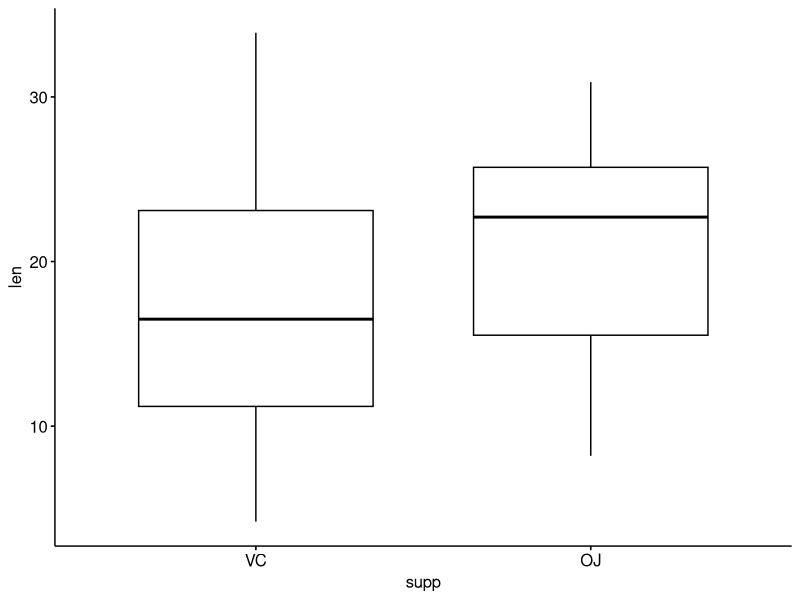
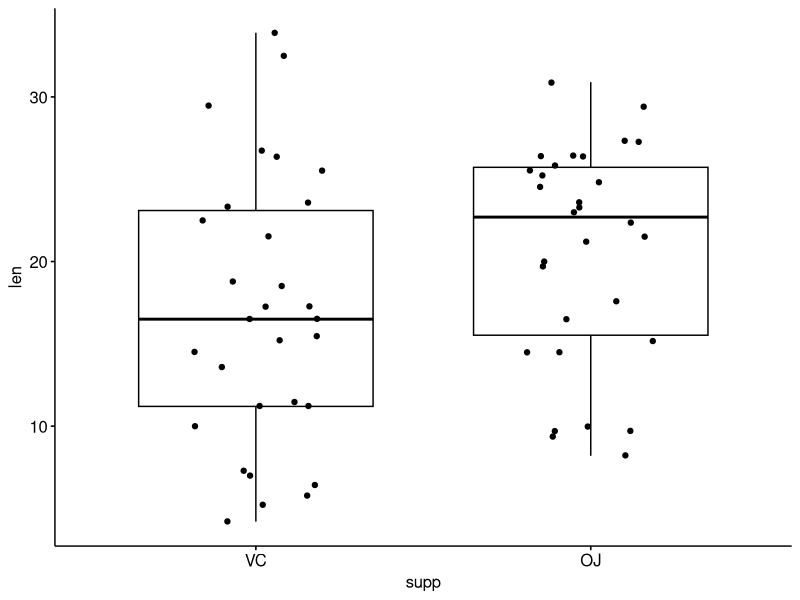
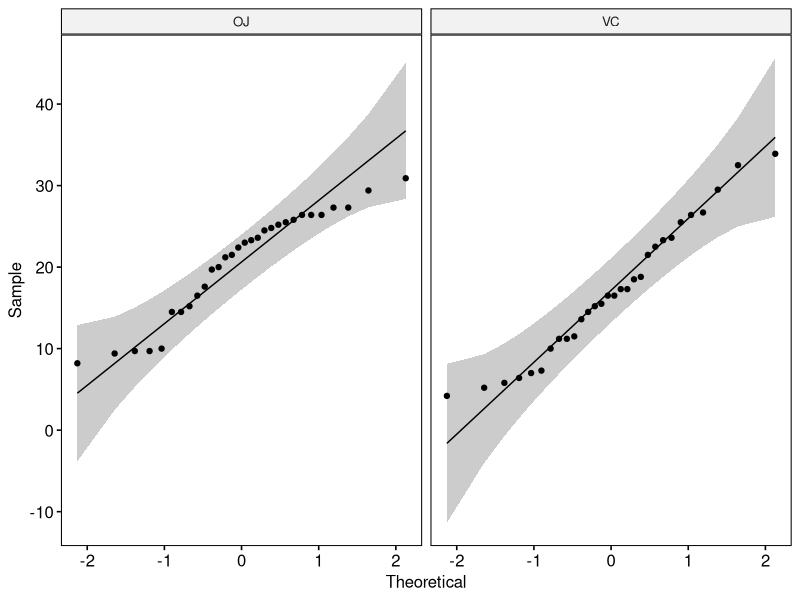
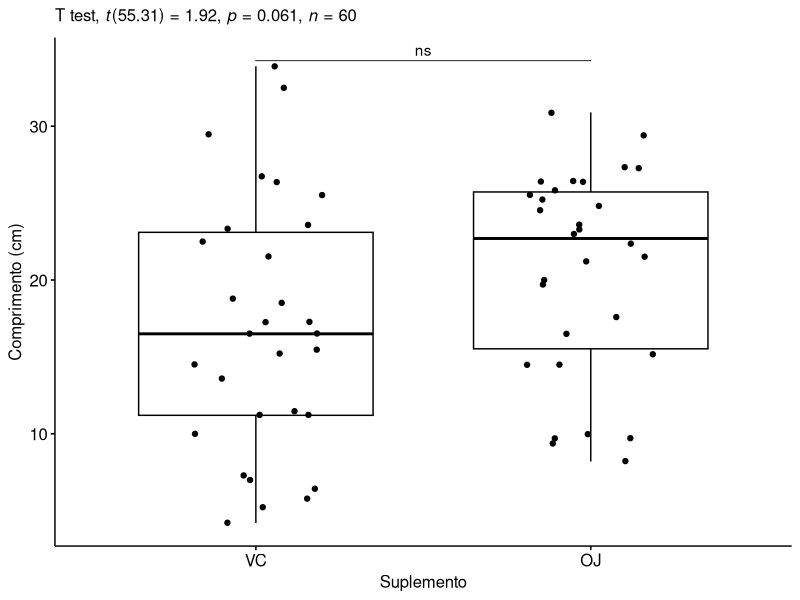

Recreate these plots in R, in order.
#Estatística Paramétrica e não Paramétrica
#Dia 2: Exercício teste-t para amostras independentes
#Professora: Edneide Ramalho


#1. Importando as bibliotecas -----
library(tidyverse)
library(ggpubr)
library(rstatix)

#Erro ao importar a biblioteca tidyverse: there is no package called ‘reprex’
#Para corrigir o erro, instalei a biblioteca "reprex"
install.packages("reprex", dependencies = TRUE)

#2. Importando os dados -----
library(readxl)
tooth_growth <- read_excel("ToothGrowth.xlsx")

#3. Teste t -----

#3.1 Estatística descritiva -----

#Visão geral das variáveis na base de dados

#Erro ao chamar a função glimpse: could not find function "glimpse"
#Para contornar o erro importei a biblioteca "dplyr" antes de rodar a função glimpse
library(dplyr)
glimpse(tooth_growth)

#Quantas observações há em cada grupo de suplemento?

#Fazendo uma tabela para a variável suplemento
tooth_growth %>%
  sample_n(5)
table(tooth_growth$supp)

#Resposta: Há 30 observações há em cada grupo de suplemento

#Gerar as estatísticas de resumo para a variável len agrupada por supp
tooth_growth %>% 
  group_by(supp) %>% 
  get_summary_stats(len, type="common") #para "n", the number of individuals

#Usar média e desvio padrão como as estatísticas descritivas escolhidas

#média
#OJ: comprimento médio = 20.7
#VC: comprimento médio = 17.0

#desvio padrão
#OJ: desvio padrão = 6.61
#VC: desvio padrão = 8.27

#3.2 Primeira Visualização -----

#Gerar um gráfico (boxplot) para comparar a variável "len" em relação à "supp"

#Visualizando os dados
bxp_supp<- tooth_growth %>% 
  ggboxplot(x="supp", y="len")
bxp_supp

#Inserindo barra de erros
bxp_supp <- tooth_growth %>% 
  ggboxplot(x="supp", y="len", add="jitter")
bxp_supp

#3.3 Suposições do teste -----
  
#Cheque se há outliers extremos nos dados
tooth_growth %>% 
  group_by(supp) %>% 
  identify_outliers(len)

#Resultado: 0 linhas> (ou row.names de comprimento 0)
#Ous seja, não há outliers extremos

#Cheacar a normalidade dos dados entre os grupos usando o teste de Shapiro-Wilk
tooth_growth %>% 
  group_by(supp) %>% 
  shapiro_test(len)

#Resultado:
#OJ: p-value = 0,0236
#VC: p-value = 0,428

#Checar a normalidade dos dados entre os grupos usando o QQplot

#Checando a normalidade com QQ plot
tooth_growth %>% 
  ggqqplot(x="len", facet.by="supp")

#Podemos observar que o qqplot mostra que os dados do suplemento "OJ" estão mais distantes da linha
#Além disso, o (p-value) resultante do teste de shapiro é menor que 0.05
#Isso quer dizer que, tanto o qqplot quanto o teste de Shapiro_Wilk
#mostram que os dados não são normalmente distribuídos

#Podemos observar que o qqplot mostra que os dados do suplemento "VC" estão mais próximos da linha
#Além disso, o (p-value) resultante do teste de shapiro é maior que 0.05
#Isso quer dizer que, tanto o qqplot quanto o teste de Shapiro_Wilk
#mostram que os dados são normalmente distribuídos

#Checar se ambos os grupos de suplemento tem variâncias iguais

#Para avaliar a igualdade de variâncias, podemos usar o teste de Levene
tooth_growth %>% 
  levene_test(len ~ supp)

#O p-value é 0,275, ou seja, as variâncias são iguais
#Pois, as variância são iguais sempre q o p-value for maior que 0,05

#Calculando o tamanho do efeito
teste_comprimento_suplemento <- tooth_growth %>% 
  t_test(len ~ supp, var.equal = FALSE) %>% 
  add_significance()
teste_comprimento_suplemento

#O teste_comprimento_suplemento, tem p-value = 0,0606, ou seja, 
#o resultado do teste informa que o efeito é não significativo.

#Finalizando a visualização inicial, com a modificação do título dos eixos
#e adicionando as informações do teste realizado

teste_comprimento_suplemento <-  teste_comprimento_suplemento %>% 
  add_xy_position(x= "supp")

bxp_supp +
  stat_pvalue_manual(teste_comprimento_suplemento, tip.length = 0) +
  labs(subtitle = get_test_label(teste_comprimento_suplemento, detailed = TRUE),
       x = "Suplemento", y= "Comprimento (cm)")

#Resultado do Teste

#Resultado: t(55.31) = 1.92, p = 0.061, n=60
#O teste t de Welch para duas amostras foi utilizado e mostrou que a diferença entre os 
#comprimentos foi estatiscamente significativa